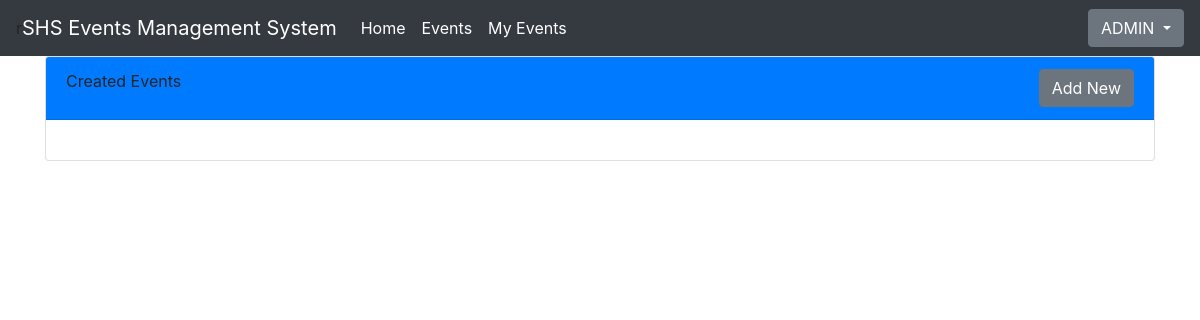
Page /events/myevents/ (signed in) on the earlier database version.
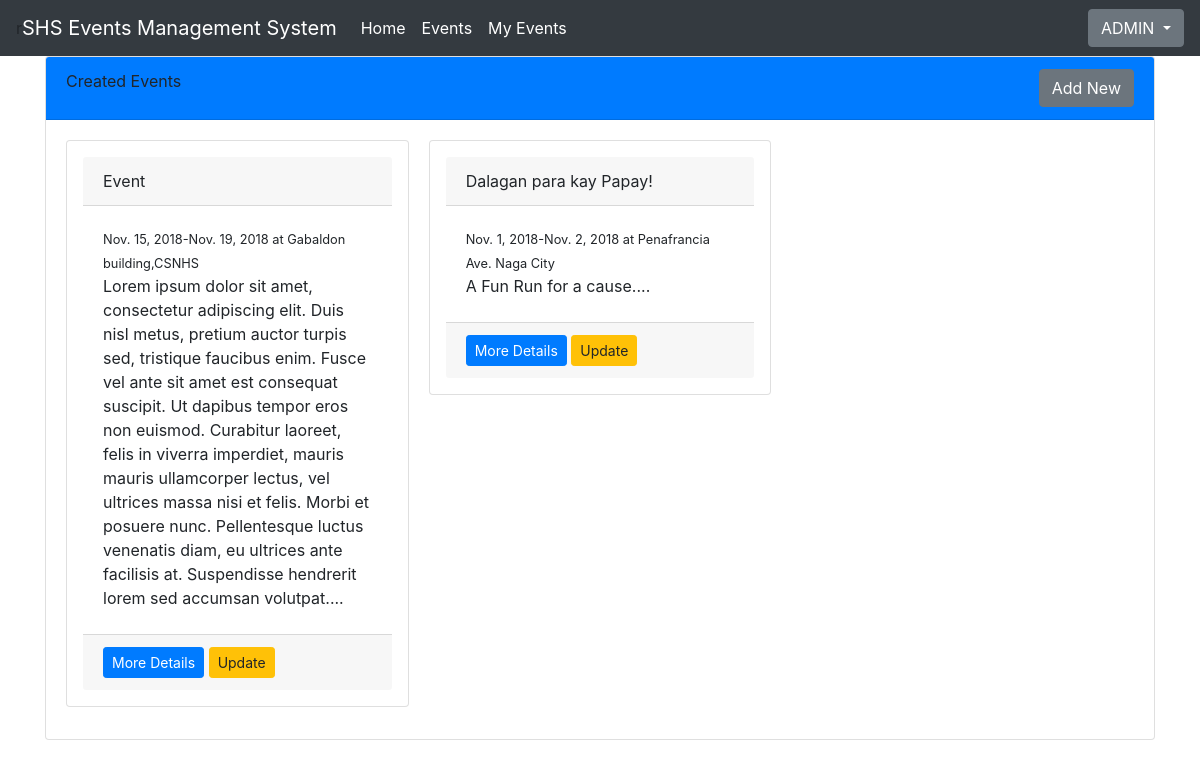
Same page on the later database version.
### events/models.py (models this page shows, shortened)
class Event(models.Model):
    name = models.CharField("Name of Event",max_length = 100,default = "")
    description = models.TextField("Description",max_length = 2000, blank = True)
    max_slots = models.IntegerField("Max Slots",blank=True, default = 0)
    date_from = models.DateField('Start Date')
    date_to = models.DateField("End Date")
    time_from = models.TimeField("Start Time")
    time_to = models.TimeField("End Time")
    venue=models.CharField("Venue", max_length = 100)
    date_created = models.DateTimeField("date Created", auto_now_add=True )
    creator = models.ForeignKey(to="users.Participant",on_delete = models.CASCADE)

### events/views.py (the view)
# urls.py: path("events/myevents/", MyEventListView.as_view(), name = "myevent_list"),
class MyEventListView(ListView):
    model = Event
    template_name = "myevent_list.html"
    context_object_name = "event_list"
    def get_queryset(self):
        qs = super().get_queryset()
        return qs.filter(creator = self.request.user)

### templates/myevent_list.html (shortened to what this page needs)
{% extends "base.html" %}
{% block content %}
<div class="card">
        <div class="card-header bg-primary">
         Created Events
         <a href ="{% url 'event_create' %}"
         class = "btn btn-secondary float-right">Add New
        </a>
        </div>
        <div class="card-body">
                <div class="card-columns">
                        {% for event in event_list %}
                            <div class="card p-3">
                                <div class="card-header" >
                                    {{event.name}}
                                </div>
                              <div class="card-body">
                                    <small>{{event.date_from}}-{{event.date_to}} at {{event.venue}}</small>
                                <p class="mb-1">{{event.description | slice:":500"}}...</p>
                              </div>
                            <div class ="card-footer">
                                <a href="{% url 'event_detail' event.pk %}" class="btn btn-sm btn-primary">More Details
                                   </a>
                                   <a href="{% url 'event_update' event.pk %}" class="btn btn-sm btn-warning">Update
                                    </a>
                            </div>
                        </div>
                        {% endfor %}
                            </div>
        </div>
      </div>
{% endblock %}

Differences in the rows shown:
added Event: name "Event", date_from "Nov. 15, 2018", date_to "Nov. 19, 2018", venue "Gabaldon building,CSNHS", description "Lorem ipsum dolor sit amet, consectetur adipiscing elit. Duis nisl metus, pretium auctor turpis sed, tristique faucibus enim. Fusce vel ante sit amet est consequat suscipit. Ut dapibus tempor eros non euismod. Curabitur laoreet, felis in viverra imperdiet, mauris mauris ullamcorper lectus, vel ultrices massa nisi et felis. Morbi et posuere nunc. Pellentesque luctus venenatis diam, eu ultrices ante facilisis at. Suspendisse hendrerit lorem sed accumsan volutpat."
added Event: name "Dalagan para kay Papay!", date_from "Nov. 1, 2018", date_to "Nov. 2, 2018", venue "Penafrancia Ave. Naga City", description "A Fun Run for a cause."
